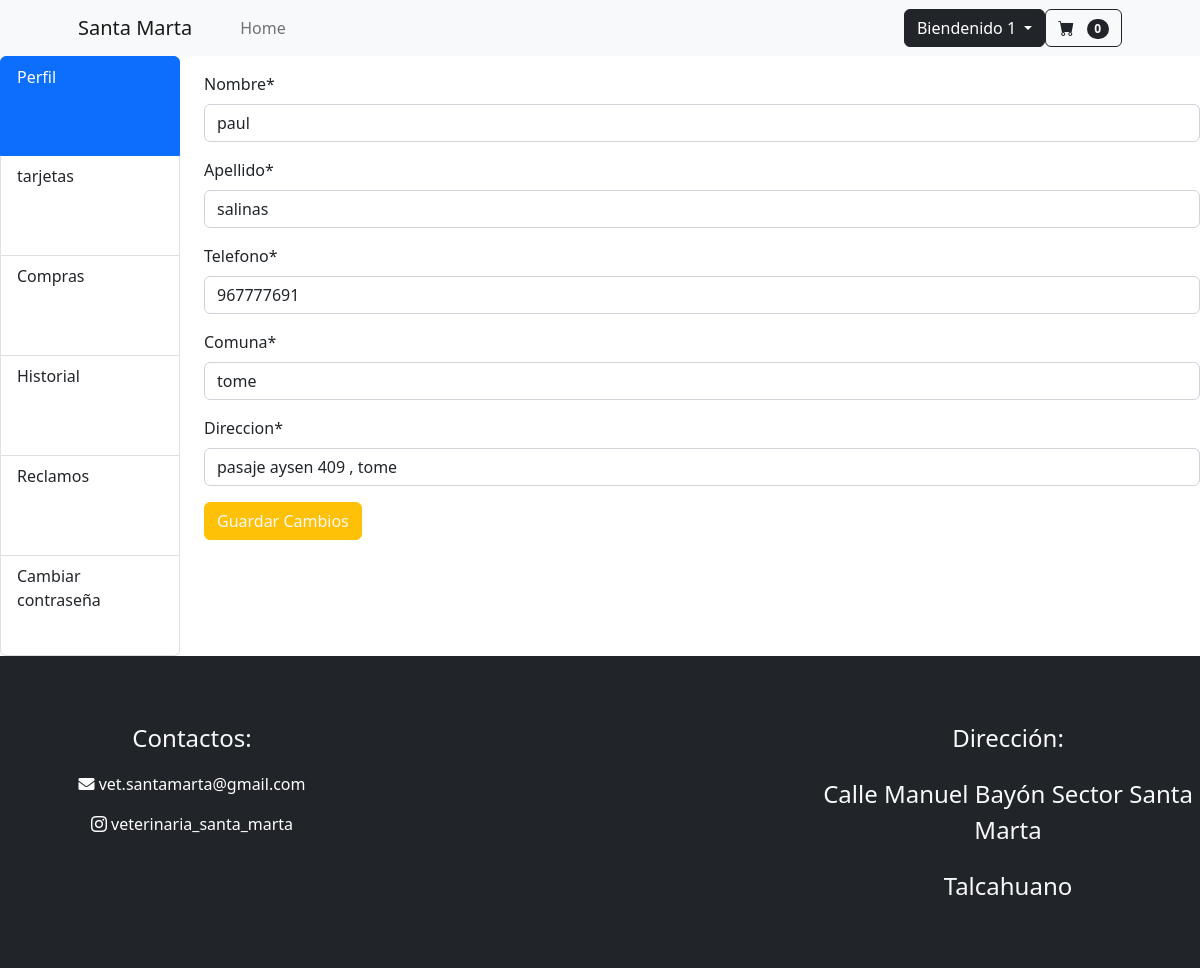
/mi_cuenta/paul@gmail.com (signed in), run on the app's committed database.
### mi_web/models.py (models this page shows)
class Usuario(AbstractBaseUser,PermissionsMixin):
    run = models.CharField( "rut" ,max_length=10 ,primary_key=True )
    correo = models.EmailField("correo", max_length=150 , unique=True)
    nombre = models.CharField("nombre", max_length=50)
    apellido = models.CharField("apellido", max_length=50)
    telefono= models.CharField("telefono", max_length=9)
    comuna= models.CharField("comuna", max_length=50)
    direccion= models.CharField("direccion", max_length=50)
    is_staff = models.BooleanField("empleado",default=False)
    is_superuser = models.BooleanField("superuser",default=False)
    es_baneado = models.BooleanField("baneado", default=False)
    USERNAME_FIELD="correo"
    objects=Usuariomanager()
    REQUIRED_FIELDS=["run","nombre","apellido","telefono","comuna","direccion"]

class CarritoDeCompras(models.Model):
    user = models.OneToOneField(Usuario, on_delete=models.CASCADE )
    productos = models.ManyToManyField(producto, through='ItemCarrito')
    is_active = models.BooleanField(default=True)
    def __str__(self):
        return f'Carrito de {self.user.nombre}'
    @property
    def cant(self):
        itens = ItemCarrito.objects.filter(carrito=self.pk)
        return len(itens)

### mi_web/views.py (the view, shortened to what this page needs)
# urls.py: path('mi_cuenta/<id>',login_required(views.mi_cuenta),name='mi_cuenta'),
@login_required
def mi_cuenta(request, id):
    usera=get_object_or_404(Usuario,correo=id)
    form=updateUser(instance=usera)
    form2=upPassUser(user=request.user)
    form3=Tarjeta.objects.filter(uusuario=usera)
    form4= TarjetaForm()
    Boletas = Boleta.objects.filter(user=usera ,estado='ALMACEN'or 'ENVIO' )
    Boletas_completadas = Boleta.objects.filter(user=usera, estado='COMPLETADO' or 'CANCELADO')
    reclamos= Reclamo.objects.filter(usuario=usera)
    datos={
        "form":form,
        "form2":form2,
        "targetas":form3,
        "form4":form4,
        "boletas":Boletas,
        "Boletas_completadas":Boletas_completadas,
        "reclamos":reclamos
    }
    return render(request,'vet/mi_cuenta.html' , datos)

### mi_web/forms.py
class updateUser(UserChangeForm):
    class Meta:
        model = useru
        fields =["nombre","apellido","telefono","comuna","direccion"]
    def __init__(self, *args , **kwargs ):
        super().__init__(*args, **kwargs)
        self.helper= FormHelper()
        self.helper.form_method="post"
        self.helper.form_class="needs-validation"
        self.helper.attrs={"novalidate":""}
        self.helper.layout=Layout(
           Field("nombre",id="nombre"),
           Field("apellido",id="apellido"),
           Div(
                Div(
                    PrependedText('telefono', '+56', active=True , id="fono"),
                    css_class='input-group'
                ,id="fono2"),
                css_class='form-group'
            ),
           Field("comuna",id="comuna"),
           Field("direccion",id="direc")
        )
        if 'password' in self.fields:
            del self.fields['password']

class upPassUser(PasswordChangeForm):
    def __init__(self, *args, **kwargs):
        super().__init__(*args, **kwargs)
        self.helper = FormHelper()
        self.helper.form_method = 'post'
        self.helper.form_class = 'needs-validation'
        self.helper.attrs = {'novalidate': ''}
        self.helper.layout = Layout(
            Field('old_password', id='old_password'),
            Field('new_password1', id='contraseña'),
            Field('new_password2', id='repetirContraseña')
        )

### mi_web/context_processors.py (called while the page is built)
def carrito(request:HttpRequest):
    if request.user.is_authenticated:
        carito = CarritoDeCompras.objects.get(user=request.user)
        return {"carrito":carito}
    return {}

### mi_web/models.py (called while the page is built)
    def __str__(self):
        numero_str = str(self.tarjeta_de_credito)
        return f'**** **** **** {numero_str[-4:]}'

### mi_web/templates/vet/mi_cuenta.html (shortened to what this page needs)
{% extends "vet/base_p.html" %}
{% load static %}
{% load crispy_forms_tags %}
{% block contenido %}
    <div class="row">
        <div class="col-2">
          <div class="list-group" id="list-tab" role="tablist">
            <a class="list-group-item list-group-item-action active" style="height: 100px;" id="list-home-list" data-bs-toggle="list" href="#Perfil" role="tab" aria-controls="list-home" >Perfil </a>
            <a class="list-group-item list-group-item-action" style="height: 100px;" id="list-profile-list" data-bs-toggle="list" href="#targetas" role="tab" aria-controls="list-profile">tarjetas</a>
            <a class="list-group-item list-group-item-action" style="height: 100px;" id="list-profile-list" data-bs-toggle="list" href="#Compras" role="tab" aria-controls="list-profile">Compras</a>
            <a class="list-group-item list-group-item-action" style="height: 100px;"  id="list-messages-list" data-bs-toggle="list" href="#Historial" role="tab" aria-controls="list-messages">Historial</a>
            <a class="list-group-item list-group-item-action" style="height: 100px;"  id="list-messages-list" data-bs-toggle="list" href="#Reclamos" role="tab" aria-controls="list-messages">Reclamos</a>
            <a class="list-group-item list-group-item-action" style="height: 100px;"  id="list-messages-list" data-bs-toggle="list" href="#configuración" role="tab" aria-controls="list-messages">Cambiar contraseña</a>
          </div>
        </div>
        <div class="col-10">
          <div class="tab-content" id="nav-tabContent">
            <div class="tab-pane fade show active" id="Perfil" role="tabpanel" aria-labelledby="list-home-list">
                <form class="pt-3" action="" method="post" enctype="multipart/form-data">
                    {{ form | crispy }}
                    <div>
                        <input type="submit" name="update_profile" value="Guardar Cambios" class="btn btn-warning text-light">
                    </div>
                </form>
            </div>
          </div>
        </div>
      </div>
{% endblock contenido %}

### mi_web/templates/vet/base_p.html (shortened to what this page needs)
{% load static %}
<!DOCTYPE html>
<html lang="en">
    <head>
        <link href="https://cdn.jsdelivr.net/npm/bootstrap-icons@1.7.0/font/bootstrap-icons.css" rel="stylesheet">
        <link rel="stylesheet" href="https://cdnjs.cloudflare.com/ajax/libs/font-awesome/5.15.4/css/all.min.css">
        <link href="https://cdn.jsdelivr.net/npm/bootstrap@5.3.3/dist/css/bootstrap.min.css" rel="stylesheet">
        <link rel="stylesheet" href= "{% static 'vet/css/home.css' %}">
    </head>
    <body>
        <header>
        <nav class="navbar navbar-expand-lg navbar-light bg-light sticky-top">
            <div class="container px-4 px-lg-5">
                <a class="navbar-brand" href="{% url "index" %}" >Santa Marta</a>
                <div class="collapse navbar-collapse" id="navbarSupportedContent">
                    <ul class="navbar-nav me-auto mb-2 mb-lg-0 ms-lg-4">
                        <li class="nav-item">
                            <a class="nav-link" aria-current="page" href=" {% url "index" %}">Home</a>
                        </li>
                    </ul>
                    <form class="d-flex">
                        <div class="dropdown">
                            <a class="btn btn-dark dropdown-toggle" role="button" data-bs-toggle="dropdown"
                                aria-expanded="false">
                                {% if request.user.is_authenticated %}
                                Biendenido {{user.nombre}}
                                {% else %}
                                Iniciar sesión
                                {% endif %}
                            </a>
                        </div>
                    </form>
                    <form class="d-flex">
                        <a href=" {% url "ver_carrito" %}" class="btn btn-outline-dark" type="submit">
                            <i class="bi-cart-fill me-1"></i>
                            <span class="badge bg-dark text-white ms-1 rounded-pill">{{carrito.cant}}</span>
                        </a>
                    </form>
                </div>
            </div>
        </nav>
        </header>
        <main>
            {% block contenido %}
            {% endblock contenido %}
        </main>
        <footer class="py-5 bg-dark row text-center">
                <div class="col-md-4 col-sm-12">
                    <p class="text-light pt-3 fs-4">Contactos:</p>
                    <p>
                        <a href="mailto:vet.santamarta@gmail.com" class="boton" style="text-decoration: none; color: #ffffff;">
                            <i class="fas fa-envelope" aria-current="page" style="cursor: pointer;"></i> vet.santamarta@gmail.com
                        </a>
                    </p>
                    <p>
                        <a href="https://www.instagram.com/veterinaria_santa_marta/" target="_blank" class="boton" style="text-decoration: none; color: #ffffff;">
                            <i class="bi bi-instagram" aria-current="page" style="cursor: pointer;"></i> veterinaria_santa_marta
                        </a>
                    </p>
                </div>
                <div class="col-md-4 col-sm-12 imgrid d-flex justify-content-center">
                </div>
                <div class="col-md-4 col-sm-12">
                    <p class="text-light pt-3 fs-4"> Dirección: </p>
                    <p class="text-light pt-1 fs-4"> Calle Manuel Bayón Sector Santa Marta</p>
                    <p class="text-light pt-1 fs-4">Talcahuano</p>
                </div>
        </footer>
    </body>
</html>

### data on the page
Usuario: nombre "1"
CarritoDeCompras: cant "0"
Usuario: nombre "paul", apellido "salinas", telefono "967777691", comuna "tome", direccion "pasaje aysen 409 , tome"
